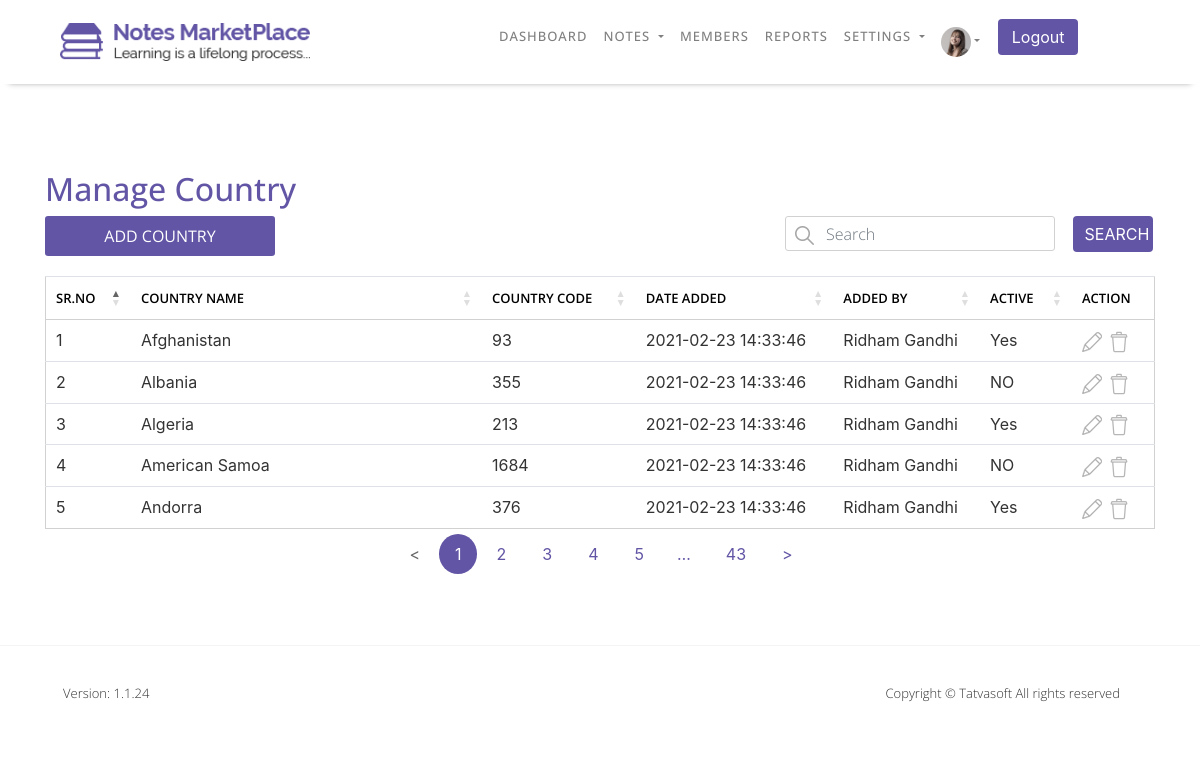
/NOTESMARKETPLACE/Admin/Manage_Country.php (signed in), run on the app's committed database.
### tables this page shows
CREATE TABLE `userprofile` (
  `ID` int(11) NOT NULL COMMENT 'Primary Key',
  `UserID` int(11) NOT NULL COMMENT 'FOREIGN KEY relationship with Users table.',
  `DOB` datetime DEFAULT NULL,
  `Gender` int(11) DEFAULT NULL COMMENT 'FOREIGN KEY relationship with ReferenceData table.bind distinct value from ReferenceDtata table with filter RefCategory=''Gender'' ans IsActive = 1.',
  `SecondaryEmailAddress` varchar(100) NOT NULL COMMENT 'For Admin user only.',
  `Phone number - Country Code` varchar(5) NOT NULL COMMENT 'bind distinct CountryCode from Country table with filter IsActive=1.',
  `Phone number` varchar(20) NOT NULL,
  `Profile Picture` varchar(500) DEFAULT NULL COMMENT 'Profile Picture of the user. ',
  `Address Line 1` varchar(100) NOT NULL,
  `Address Line 2` varchar(100) NOT NULL,
  `City` varchar(50) NOT NULL,
  `State` varchar(50) NOT NULL,
  `Zip Code` varchar(50) NOT NULL,
  `Country` varchar(50) NOT NULL COMMENT 'Bind distinct Country from Country table with filter IsActive=1.',
  `University` varchar(100) DEFAULT NULL,
  `College` varchar(100) DEFAULT NULL,
  `CreatedDate` datetime DEFAULT current_timestamp() COMMENT 'Date and time when system has created a record.',
  `CraetedBy` int(11) DEFAULT NULL COMMENT 'UserID who has created this rocord.',
  `ModifiedDate` datetime DEFAULT current_timestamp() COMMENT 'Date and time when system has updated a record.',
  `ModifiedBy` int(11) DEFAULT NULL COMMENT 'UserID who has updated this rocord.'
);

CREATE TABLE `countries` (
  `ID` int(11) NOT NULL COMMENT 'PRIMARY KEY',
  `Name` varchar(100) NOT NULL,
  `Phonecode` int(11) NOT NULL,
  `CreatedDate` datetime DEFAULT current_timestamp() COMMENT 'Date and time when System as created a record.',
  `CreatedBy` int(11) DEFAULT NULL COMMENT 'UserID who has created this record.Super Admin ID you can insert static.',
  `ModifiedDate` datetime DEFAULT current_timestamp() COMMENT 'Date and time when system has updated this record.',
  `ModifiedBy` int(11) DEFAULT NULL COMMENT 'UserID who has updated this rocord.',
  `IsActive` bit(2) NOT NULL DEFAULT b'1' COMMENT 'Required Information, Default set to true.'
);

### NOTESMARKETPLACE/Admin/Manage_Country.php (the view, shortened to what this page needs)
<?php include "Config/Database-Connection.php"; ?>
    <?php
        if(isset($_SESSION['loggedin']) && $_SESSION['loggedin'] = true){
            include "Header.php";
        }else{
            header("Location: ../Login.php");
        }
    ?>
    <section id="manage-country">
        <div class="content-box-lg">
            <div class="container">
                <form action="" method="post">
                    <div class="row">
                        <div class="col-md-12 col-sm-12 col-12 text-left">
                            <div class="horizontal-heading">
                                <h2>Manage Country</h2>
                            </div>
                        </div>
                    </div>
                    <div class="row manage-country-row">
                        <div class="col-md-6 col-sm-6 col-6">
                            <a href="Add_Country.php"><button type="button" class="btn btn-info btn-rich-blue">Add Country</button></a>
                        </div>
                        <div class="col-md-6 col-sm-6 col-6">
                            <div class="row">
                                <div class="col-md-9 col-sm-6 col-6">
                                    <div class="form-group text-left">
                                        <input type="text" id="Search_Country" name="Search_Country" class="form-control" placeholder="Search">
                                    </div>
                                </div>
                                <div class="col-md-3 col-sm-6 col-6">
                                    <button type="button" id="Manage_Country" name="Manage_Country" class="btn btn-info btn-Blue">Search</button>
                                </div>
                            </div>
                        </div>
                    </div>
                </form>
                <div class="row manage-country-row">
                    <div class="col-md-12 col-sm-12 col-12">
                        <div class="table-responsive">
                            <table class="table" id="Country_table">
                                <thead>
                                    <tr>
                                        <th scope="col">SR.NO</th>
                                        <th scope="col">COUNTRY NAME</th>
                                        <th scope="col">COUNTRY CODE</th>
                                        <th scope="col">DATE ADDED</th>
                                        <th scope="col">ADDED BY</th>
                                        <th scope="col">ACTIVE</th>
                                        <th scope="col">ACTION</th>
                                    </tr>
                                </thead>
                                <tbody>
                            <?php
                                $query = "SELECT * FROM countries ";
                                $Search_all = mysqli_query($connection,$query);
                                if(mysqli_num_rows($Search_all)!=0){
                                    $j=1;
                                    while($row =mysqli_fetch_assoc($Search_all)){
                                        $ID = $row['ID'];
                                        $Name = $row['Name'];
                                        $CreatedDate = $row['CreatedDate'];
                                        $Phonecode = $row['Phonecode'];
                                        $IsActive = $row['IsActive'];
                                        echo "<tr><td>$j</td>
                                                <td>$Name</td>
                                                <td>$Phonecode</td>
                                                <td>$CreatedDate</td>
                                                <td>Ridham Gandhi</td>";
                                        if(isset($_GET['delete']) && $_GET['delete']==$ID || $IsActive==0){
                                            echo "<td>NO</td>";
                                        }else{
                                            echo "<td>Yes</td>";
                                        }
                                        echo "<td><a href='Add_Country.php?edit=$ID'><img src='images/Dashboard/edit.png' alt='Edit'></a><a href='Manage_Country.php?delete=$ID' onclick='return DELETE()'><img src='images/Dashboard/delete.png' alt='Delete'></a></td></tr>";
                                        $j++;
                                    }
                                }
                            ?>
                                </tbody>
                            </table>
                        </div>
                    </div>
                </div>
            </div>
        </div>
    </section>
<?php include "Footer.php"; ?>

### NOTESMARKETPLACE/Admin/Header.php (shortened to what this page needs)
<!DOCTYPE html>
<html lang="en">
<head>
    <link rel="stylesheet" href="css/bootstrap/bootstrap.min.css">
    <link rel="stylesheet" type="text/css" href="https://cdn.datatables.net/1.10.24/css/jquery.dataTables.min.css"/>
    <link rel="stylesheet" href="css/style.css">
    <link rel="stylesheet" href="css/responsive.css">
</head>
<body>
    <header>
        <nav class="navbar navbar-expand-lg navbar-light white-nav-top fixed-top">
            <div class="container">
                <a id="user-header" class="navbar-brand" href="Dashboard.php">
                    <img src="images/Homepage/logo.png" alt="Logo" class="img-responsive">
                </a>
                <div class="collapse navbar-collapse" id="navbarSupportedContent">
                    <ul class="navbar-nav me-auto mb-2 mb-lg-0">
                        <li class="nav-item">
                            <a class="nav-link" href="Dashboard.php">Dashboard</a>
                        </li>
                        <li class="nav-item dropdown">
                            <a class="nav-link dropdown-toggle dropbtn" href="#" id="navbarDropdown" role="button" data-toggle="dropdown" aria-haspopup="true" aria-expanded="false">
                                Notes
                            </a>
                        </li>
                        <li class="nav-item">
                            <a class="nav-link" href="Members.php">Members</a>
                        </li>
                        <li class="nav-item">
                            <a class="nav-link" href="Spam_Reports.php">Reports</a>
                        </li>
                        <li class="nav-item dropdown">
                            <a class="nav-link dropdown-toggle dropbtn" href="#" id="navbarDropdown" role="button" data-toggle="dropdown" aria-haspopup="true" aria-expanded="false">
                                Settings
                            </a>
                        </li>
                        <li class="nav-item dropdown">
                            <a class="nav-link dropdown-toggle user-img dropbtn" href="#" id="navbarDropdown" role="button" data-toggle="dropdown" aria-haspopup="true" aria-expanded="false">
                            <?php
                                    $EmailID = $_SESSION['EmailID'];
                                    $query = "SELECT * FROM users WHERE EmailID='{$EmailID}'";
                                    $Users_select = mysqli_query($connection,$query);
                                    while($row = mysqli_fetch_assoc($Users_select)){
                                        $ID = $row['ID'];
                                    }
                                    $query = "SELECT * FROM userprofile WHERE UserID=$ID";
                                    $Users_select = mysqli_query($connection,$query);
                                    while($row = mysqli_fetch_assoc($Users_select)){
                                        $IMG = $row['Profile Picture'];
                                    }
                                    $query = "SELECT * FROM system_configuration WHERE ID=8";
                                    $Default_select = mysqli_query($connection,$query);
                                    while($row = mysqli_fetch_assoc($Default_select)){
                                        $Default_IMG = $row['Value'];
                                    }
                            ?>
                            <img src="<?php if(mysqli_num_rows($Users_select)!=0 && $IMG!=""){ echo "../Uploads/Admin/$ID/Profile_Photo/$IMG"; }else{ echo "../Uploads/Default_Images/$Default_IMG"; }?>" alt="User-Photo" class="rounded-circle img-responsive"></a>
                        </li>
                        <li class="nav-item">
                            <form class="form-inline my-2 my-lg-0" action="" method="post">
                                <button class="btn my-2 my-sm-0 btn-Blue" name="Logout" type="submit" onclick="return LogoutAdmin()">Logout</button>
                            </form>
                        </li>
                    </ul>
                </div>
            </div>
        </nav>
    </header>

### data on the page
userprofile: Profile Picture (picture)
countries: Name "Afghanistan", Phonecode "93", CreatedDate "2021-02-23 14:33:46", IsActive "Yes"
countries: Name "Albania", Phonecode "355", CreatedDate "2021-02-23 14:33:46", IsActive "NO"
countries: Name "Algeria", Phonecode "213", CreatedDate "2021-02-23 14:33:46", IsActive "Yes"
countries: Name "American Samoa", Phonecode "1684", CreatedDate "2021-02-23 14:33:46", IsActive "NO"
countries: Name "Andorra", Phonecode "376", CreatedDate "2021-02-23 14:33:46", IsActive "Yes"
